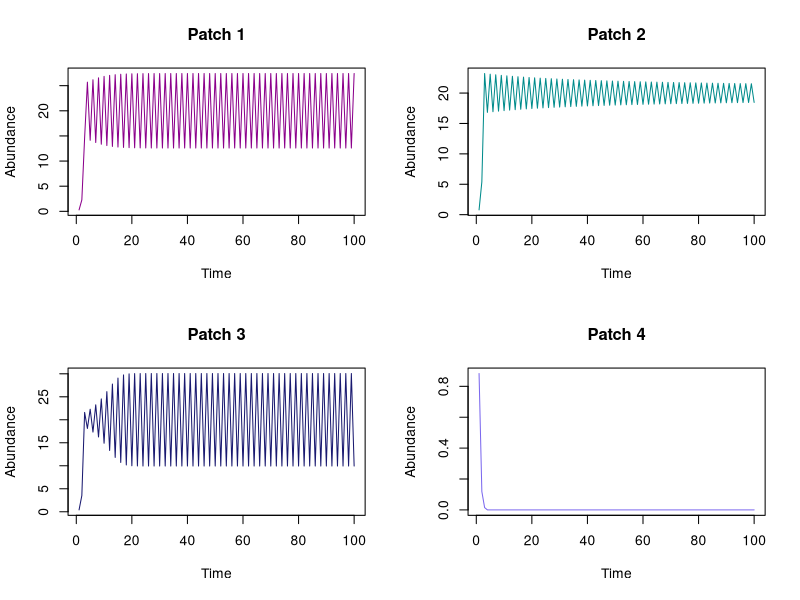
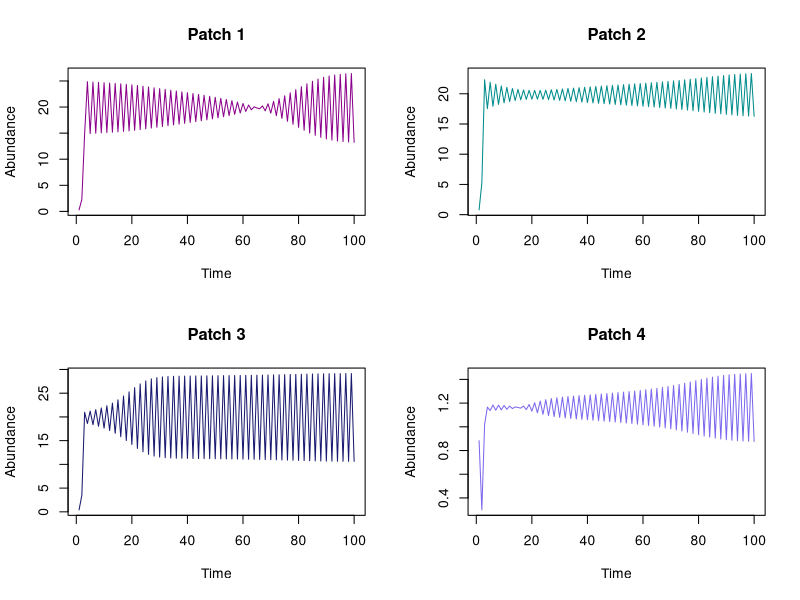
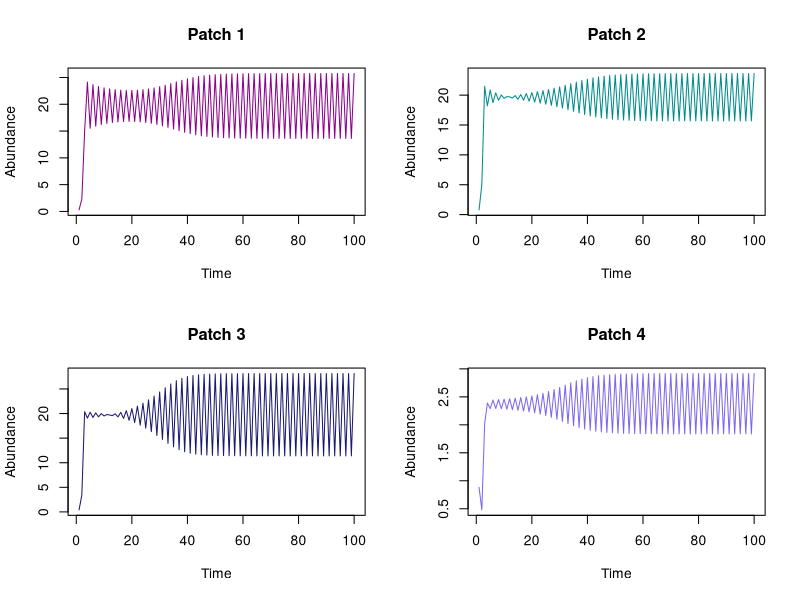
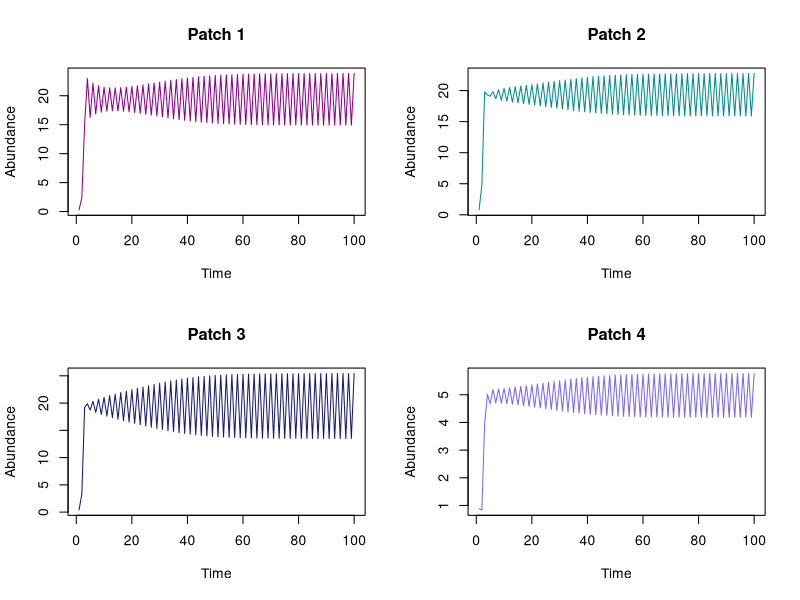
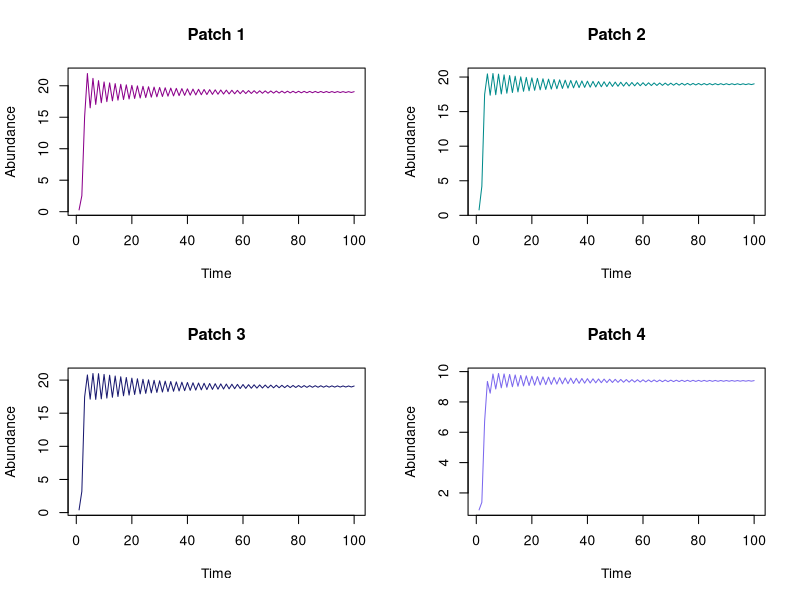

R code for these plots, in order:
###########
# m=0
###########

set.seed(123)
tspan = 100
r1 = 2.1 # intrinsic growth rate of source population 1
r2 = 2.0 # intrinsic growth rate of source population 2
r3 = 2.2 # intrinsic growth rate of source population 3
r4 = -2.1 # intrinsic growth rate of sink population
K = 20 # carrying capacity
m = 0 # dispersal rate
extinction = 0.01 # extinction threshold

# memory preallocation
x1 = matrix(0, 1, tspan) 
x2 = matrix(0, 1, tspan) 
x3 = matrix(0, 1, tspan) 
x4 = matrix(0, 1, tspan)
# initial population sizes
x1[1] = runif(1);
x2[1] = runif(1);
x3[1] = runif(1);
x4[1] = runif(1);

for(t in 1:(tspan-1)){
  # density dependent growth
  x1[t+1] = x1[t]*exp(r1*(1-(x1[t]/K)))
  x2[t+1] = x2[t]*exp(r2*(1-(x2[t]/K)))
  x3[t+1] = x3[t]*exp(r3*(1-(x3[t]/K)))
  x4[t+1] = x4[t]*exp(r4*(1-(x4[t]/K)))
  # dispersal
  x1disp = m*x1[t+1] # inds. leaving patch 1
  x2disp = m*x2[t+1] # inds. leaving patch 2
  x3disp = m*x3[t+1] # inds. leaving patch 3
  x4disp = m*x4[t+1] # inds. leaving patch 4
  # new population size after growth and dispersal
  x1[t+1] = x1[t+1] + (x2disp/3) + (x3disp/3) + (x4disp/3) - x1disp
  x2[t+1] = x2[t+1] + (x1disp/3) + (x3disp/3) + (x4disp/3) - x2disp
  x3[t+1] = x3[t+1] + (x1disp/3) + (x2disp/3) + (x4disp/3) - x3disp
  x4[t+1] = x4[t+1] + (x1disp/3) + (x2disp/3) + (x3disp/3) - x4disp
  # check for extinction events
  x1[x1<extinction] = 0
  x2[x2<extinction] = 0
  x3[x3<extinction] = 0
  x4[x4<extinction] = 0
}

par(mfrow = c(2,2))
plot(1:tspan, x1, 
     type = "l",
     col = "darkmagenta",
     xlab = "Time",
     ylab = "Abundance",
     main = "Patch 1")
plot(1:tspan, x2,
     type = "l",
     col = "darkcyan",
     xlab = "Time",
     ylab = "Abundance",
     main = "Patch 2")
plot(1:tspan, x3,
     type = "l",
     col = "midnightblue",
     xlab = "Time",
     ylab = "Abundance",
     main = "Patch 3")
plot(1:tspan, x4,
     type = "l",
     col = "mediumslateblue",
     xlab = "Time",
     ylab = "Abundance",
     main = "Patch 4")

###########
# m=0.05
###########

set.seed(123)
m = 0.05 # dispersal rate

# memory preallocation
x1 = matrix(0, 1, tspan) 
x2 = matrix(0, 1, tspan) 
x3 = matrix(0, 1, tspan) 
x4 = matrix(0, 1, tspan)
# initial population sizes
x1[1] = runif(1);
x2[1] = runif(1);
x3[1] = runif(1);
x4[1] = runif(1);

for(t in 1:(tspan-1)){
  # density dependent growth
  x1[t+1] = x1[t]*exp(r1*(1-(x1[t]/K)))
  x2[t+1] = x2[t]*exp(r2*(1-(x2[t]/K)))
  x3[t+1] = x3[t]*exp(r3*(1-(x3[t]/K)))
  x4[t+1] = x4[t]*exp(r4*(1-(x4[t]/K)))
  # dispersal
  x1disp = m*x1[t+1] # inds. leaving patch 1
  x2disp = m*x2[t+1] # inds. leaving patch 2
  x3disp = m*x3[t+1] # inds. leaving patch 3
  x4disp = m*x4[t+1] # inds. leaving patch 4
  # new population size after growth and dispersal
  x1[t+1] = x1[t+1] + (x2disp/3) + (x3disp/3) + (x4disp/3) - x1disp
  x2[t+1] = x2[t+1] + (x1disp/3) + (x3disp/3) + (x4disp/3) - x2disp
  x3[t+1] = x3[t+1] + (x1disp/3) + (x2disp/3) + (x4disp/3) - x3disp
  x4[t+1] = x4[t+1] + (x1disp/3) + (x2disp/3) + (x3disp/3) - x4disp
  # check for extinction events
  x1[x1<extinction] = 0
  x2[x2<extinction] = 0
  x3[x3<extinction] = 0
  x4[x4<extinction] = 0
}

par(mfrow = c(2,2))
plot(1:tspan, x1, 
     type = "l",
     col = "darkmagenta",
     xlab = "Time",
     ylab = "Abundance",
     main = "Patch 1")
plot(1:tspan, x2,
     type = "l",
     col = "darkcyan",
     xlab = "Time",
     ylab = "Abundance",
     main = "Patch 2")
plot(1:tspan, x3,
     type = "l",
     col = "midnightblue",
     xlab = "Time",
     ylab = "Abundance",
     main = "Patch 3")
plot(1:tspan, x4,
     type = "l",
     col = "mediumslateblue",
     xlab = "Time",
     ylab = "Abundance",
     main = "Patch 4")

###########
# m=0.10
###########

set.seed(123)
m = 0.10 # dispersal rate

# memory preallocation
x1 = matrix(0, 1, tspan) 
x2 = matrix(0, 1, tspan) 
x3 = matrix(0, 1, tspan) 
x4 = matrix(0, 1, tspan)
# initial population sizes
x1[1] = runif(1);
x2[1] = runif(1);
x3[1] = runif(1);
x4[1] = runif(1);

for(t in 1:(tspan-1)){
  # density dependent growth
  x1[t+1] = x1[t]*exp(r1*(1-(x1[t]/K)))
  x2[t+1] = x2[t]*exp(r2*(1-(x2[t]/K)))
  x3[t+1] = x3[t]*exp(r3*(1-(x3[t]/K)))
  x4[t+1] = x4[t]*exp(r4*(1-(x4[t]/K)))
  # dispersal
  x1disp = m*x1[t+1] # inds. leaving patch 1
  x2disp = m*x2[t+1] # inds. leaving patch 2
  x3disp = m*x3[t+1] # inds. leaving patch 3
  x4disp = m*x4[t+1] # inds. leaving patch 4
  # new population size after growth and dispersal
  x1[t+1] = x1[t+1] + (x2disp/3) + (x3disp/3) + (x4disp/3) - x1disp
  x2[t+1] = x2[t+1] + (x1disp/3) + (x3disp/3) + (x4disp/3) - x2disp
  x3[t+1] = x3[t+1] + (x1disp/3) + (x2disp/3) + (x4disp/3) - x3disp
  x4[t+1] = x4[t+1] + (x1disp/3) + (x2disp/3) + (x3disp/3) - x4disp
  # check for extinction events
  x1[x1<extinction] = 0
  x2[x2<extinction] = 0
  x3[x3<extinction] = 0
  x4[x4<extinction] = 0
}

par(mfrow = c(2,2))
plot(1:tspan, x1, 
     type = "l",
     col = "darkmagenta",
     xlab = "Time",
     ylab = "Abundance",
     main = "Patch 1")
plot(1:tspan, x2,
     type = "l",
     col = "darkcyan",
     xlab = "Time",
     ylab = "Abundance",
     main = "Patch 2")
plot(1:tspan, x3,
     type = "l",
     col = "midnightblue",
     xlab = "Time",
     ylab = "Abundance",
     main = "Patch 3")
plot(1:tspan, x4,
     type = "l",
     col = "mediumslateblue",
     xlab = "Time",
     ylab = "Abundance",
     main = "Patch 4")

###########
# m=0.2
###########

set.seed(123)
m = 0.2 # dispersal rate

# memory preallocation
x1 = matrix(0, 1, tspan) 
x2 = matrix(0, 1, tspan) 
x3 = matrix(0, 1, tspan) 
x4 = matrix(0, 1, tspan)
# initial population sizes
x1[1] = runif(1);
x2[1] = runif(1);
x3[1] = runif(1);
x4[1] = runif(1);

for(t in 1:(tspan-1)){
  # density dependent growth
  x1[t+1] = x1[t]*exp(r1*(1-(x1[t]/K)))
  x2[t+1] = x2[t]*exp(r2*(1-(x2[t]/K)))
  x3[t+1] = x3[t]*exp(r3*(1-(x3[t]/K)))
  x4[t+1] = x4[t]*exp(r4*(1-(x4[t]/K)))
  # dispersal
  x1disp = m*x1[t+1] # inds. leaving patch 1
  x2disp = m*x2[t+1] # inds. leaving patch 2
  x3disp = m*x3[t+1] # inds. leaving patch 3
  x4disp = m*x4[t+1] # inds. leaving patch 4
  # new population size after growth and dispersal
  x1[t+1] = x1[t+1] + (x2disp/3) + (x3disp/3) + (x4disp/3) - x1disp
  x2[t+1] = x2[t+1] + (x1disp/3) + (x3disp/3) + (x4disp/3) - x2disp
  x3[t+1] = x3[t+1] + (x1disp/3) + (x2disp/3) + (x4disp/3) - x3disp
  x4[t+1] = x4[t+1] + (x1disp/3) + (x2disp/3) + (x3disp/3) - x4disp
  # check for extinction events
  x1[x1<extinction] = 0
  x2[x2<extinction] = 0
  x3[x3<extinction] = 0
  x4[x4<extinction] = 0
}

par(mfrow = c(2,2))
plot(1:tspan, x1, 
     type = "l",
     col = "darkmagenta",
     xlab = "Time",
     ylab = "Abundance",
     main = "Patch 1")
plot(1:tspan, x2,
     type = "l",
     col = "darkcyan",
     xlab = "Time",
     ylab = "Abundance",
     main = "Patch 2")
plot(1:tspan, x3,
     type = "l",
     col = "midnightblue",
     xlab = "Time",
     ylab = "Abundance",
     main = "Patch 3")
plot(1:tspan, x4,
     type = "l",
     col = "mediumslateblue",
     xlab = "Time",
     ylab = "Abundance",
     main = "Patch 4")

###########
# m=0.35
###########

set.seed(123)
m = 0.35 # dispersal rate

# memory preallocation
x1 = matrix(0, 1, tspan) 
x2 = matrix(0, 1, tspan) 
x3 = matrix(0, 1, tspan) 
x4 = matrix(0, 1, tspan)
# initial population sizes
x1[1] = runif(1);
x2[1] = runif(1);
x3[1] = runif(1);
x4[1] = runif(1);

for(t in 1:(tspan-1)){
  # density dependent growth
  x1[t+1] = x1[t]*exp(r1*(1-(x1[t]/K)))
  x2[t+1] = x2[t]*exp(r2*(1-(x2[t]/K)))
  x3[t+1] = x3[t]*exp(r3*(1-(x3[t]/K)))
  x4[t+1] = x4[t]*exp(r4*(1-(x4[t]/K)))
  # dispersal
  x1disp = m*x1[t+1] # inds. leaving patch 1
  x2disp = m*x2[t+1] # inds. leaving patch 2
  x3disp = m*x3[t+1] # inds. leaving patch 3
  x4disp = m*x4[t+1] # inds. leaving patch 4
  # new population size after growth and dispersal
  x1[t+1] = x1[t+1] + (x2disp/3) + (x3disp/3) + (x4disp/3) - x1disp
  x2[t+1] = x2[t+1] + (x1disp/3) + (x3disp/3) + (x4disp/3) - x2disp
  x3[t+1] = x3[t+1] + (x1disp/3) + (x2disp/3) + (x4disp/3) - x3disp
  x4[t+1] = x4[t+1] + (x1disp/3) + (x2disp/3) + (x3disp/3) - x4disp
  # check for extinction events
  x1[x1<extinction] = 0
  x2[x2<extinction] = 0
  x3[x3<extinction] = 0
  x4[x4<extinction] = 0
}

par(mfrow = c(2,2))
plot(1:tspan, x1, 
     type = "l",
     col = "darkmagenta",
     xlab = "Time",
     ylab = "Abundance",
     main = "Patch 1")
plot(1:tspan, x2,
     type = "l",
     col = "darkcyan",
     xlab = "Time",
     ylab = "Abundance",
     main = "Patch 2")
plot(1:tspan, x3,
     type = "l",
     col = "midnightblue",
     xlab = "Time",
     ylab = "Abundance",
     main = "Patch 3")
plot(1:tspan, x4,
     type = "l",
     col = "mediumslateblue",
     xlab = "Time",
     ylab = "Abundance",
     main = "Patch 4")